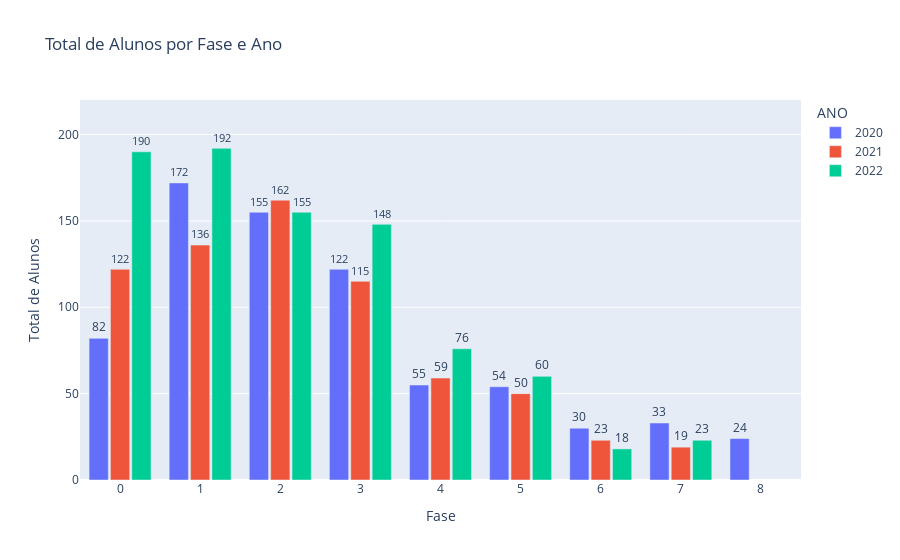

Here is the notebook cell this chart was saved with:
### Markdown cell above
### **Total Alunos por Fase e Turma**

### Code cell
# Agrupar por FASE e ANO, contar o número de alunos
total_alunos = df_concat.groupby(['FASE', 'ANO']).size().reset_index(name='Total_Alunos')

# Criar uma nova coluna com os valores formatados para os rótulos
total_alunos['TotalAlunos_Texto'] = total_alunos['Total_Alunos'].round(0).astype(str)

# Converter a coluna 'ANO' para string (categorias)
total_alunos['ANO'] = total_alunos['ANO'].astype(str)

# Ordenar as fases em ordem crescente (0 a 10)
total_alunos = total_alunos.sort_values(by='FASE')

# Gráfico de barras agrupadas
fig = px.bar(
    total_alunos,
    x='FASE',  # Eixo X: Fases (tratadas como categorias)
    y='Total_Alunos',   # Eixo Y: Total de alunos
    color='ANO',  # Cores diferentes para cada ano
    barmode='group',  # Barras agrupadas por ano
    title='Total de Alunos por Fase e Ano',
    text='TotalAlunos_Texto'  # Usar a coluna formatada como texto nas barras
)

# Ajustar o layout para melhorar a visualização
fig.update_layout(
    xaxis_title='Fase',
    yaxis_title='Total de Alunos',
    xaxis={'type': 'category', 'categoryorder': 'category ascending'},  # Ordenar fases em ordem crescente
    yaxis={'range':[0,220]},
    bargap=0.2,  # Espaçamento entre as barras de diferentes fases
    bargroupgap=0.1,  # Espaçamento entre as barras do mesmo grupo (ano)
    legend_title_text='ANO',  # Título da legenda
    showlegend=True  # Garantir que a legenda seja exibida
)

# Ajustar a formatação da legenda e adicionar rótulos nas barras
fig.update_traces(
    textposition='outside'  # Posicionar os rótulos das barras fora delas
)

# Exibir o gráfico
fig.show()

### Figure 1 — Plotly figure (JSON) as saved in the notebook; plotly's stock layout.template omitted (floating-point values rounded to 4 significant figures)
{"data": [{"alignmentgroup": "True", "hovertemplate": "ANO=2020<br>FASE=%{x}<br>Total_Alunos=%{y}<br>TotalAlunos_Texto=%{text}<extra></extra>", "legendgroup": "2020", "marker": {"color": "#636efa", "pattern": {"shape": ""}}, "name": "2020", "offsetgroup": "2020", "orientation": "v", "showlegend": true, "text": ["82", "172", "155", "122", "55", "54", "30", "33", "24"], "textposition": "outside", "type": "bar", "x": [0, 1, 2, 3, 4, 5, 6, 7, 8], "xaxis": "x", "y": [82, 172, 155, 122, 55, 54, 30, 33, 24], "yaxis": "y"}, {"alignmentgroup": "True", "hovertemplate": "ANO=2021<br>FASE=%{x}<br>Total_Alunos=%{y}<br>TotalAlunos_Texto=%{text}<extra></extra>", "legendgroup": "2021", "marker": {"color": "#EF553B", "pattern": {"shape": ""}}, "name": "2021", "offsetgroup": "2021", "orientation": "v", "showlegend": true, "text": ["122", "136", "162", "115", "59", "50", "23", "19"], "textposition": "outside", "type": "bar", "x": [0, 1, 2, 3, 4, 5, 6, 7], "xaxis": "x", "y": [122, 136, 162, 115, 59, 50, 23, 19], "yaxis": "y"}, {"alignmentgroup": "True", "hovertemplate": "ANO=2022<br>FASE=%{x}<br>Total_Alunos=%{y}<br>TotalAlunos_Texto=%{text}<extra></extra>", "legendgroup": "2022", "marker": {"color": "#00cc96", "pattern": {"shape": ""}}, "name": "2022", "offsetgroup": "2022", "orientation": "v", "showlegend": true, "text": ["190", "192", "155", "148", "76", "60", "18", "23"], "textposition": "outside", "type": "bar", "x": [0, 1, 2, 3, 4, 5, 6, 7], "xaxis": "x", "y": [190, 192, 155, 148, 76, 60, 18, 23], "yaxis": "y"}], "layout": {"bargap": 0.2, "bargroupgap": 0.1, "barmode": "group", "legend": {"title": {"text": "ANO"}, "tracegroupgap": 0}, "showlegend": true, "title": {"text": "Total de Alunos por Fase e Ano"}, "xaxis": {"anchor": "y", "categoryorder": "category ascending", "domain": [0, 1], "title": {"text": "Fase"}, "type": "category"}, "yaxis": {"anchor": "x", "domain": [0, 1], "range": [0, 220], "title": {"text": "Total de Alunos"}}}}
